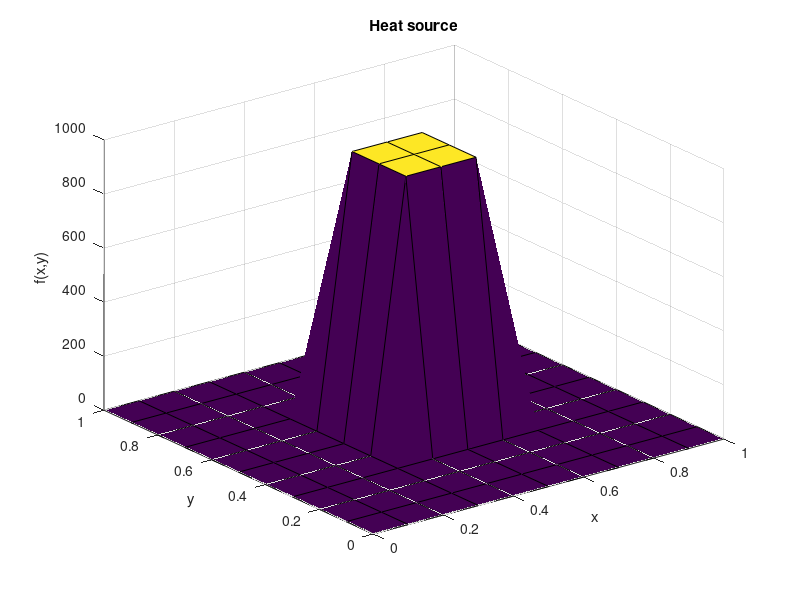
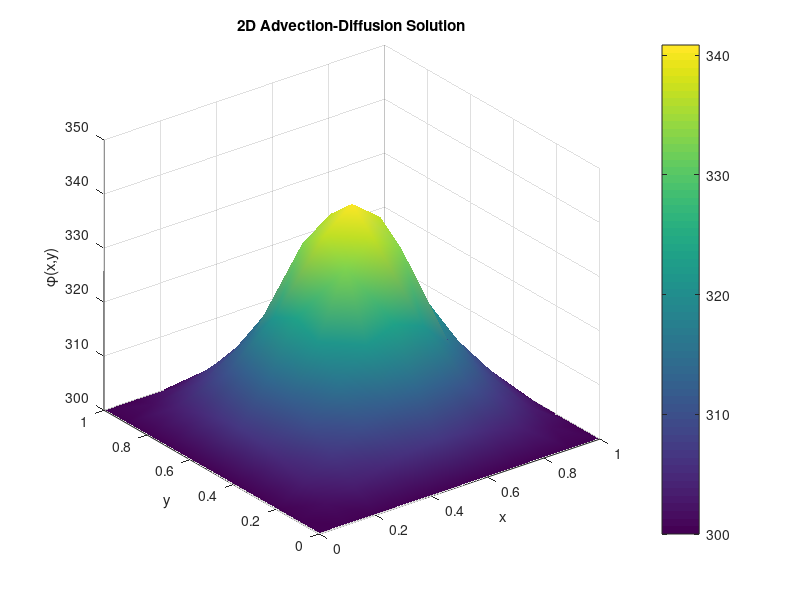
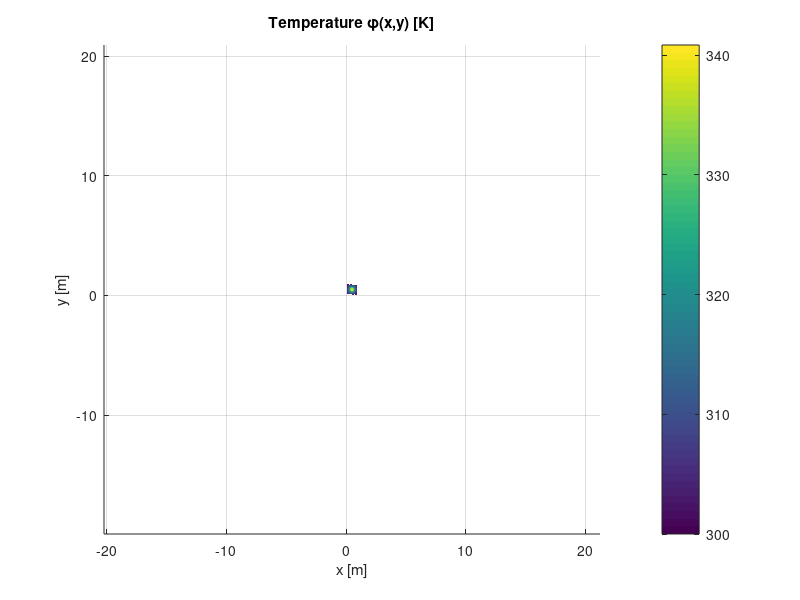

MATLAB code for these plots, in order:
clearvars

%--- PARAMETERS (SI UNITS) ---
Lx = 1.0;              % [m]
Ly = 1.0;              % [m]
Nx = 11; Ny = 11;      % grid points
hx = Lx/(Nx-1);        % [m]
hy = Ly/(Ny-1);        % [m]

rho = 1.0e3;           % [kg/m^3], e.g. water
cp  = 4.18e3;          % [J/(kg K)], heat capacity
k   = 0.6;             % [W/(m K)], thermal conductivity
alpha = k/(rho*cp);    % [m^2/s], thermal diffusivity

%v1 = 1.0; v2 = 0.5;   % [m/s]
v1 = 0; v2 = 0;

%--- SPATIAL GRID ---
x = linspace(0, Lx, Nx);
y = linspace(0, Ly, Ny);
[X, Y] = meshgrid(x, y);

Q0 = 1000;
src_size = 1; % size parameter for the heat source

f = zeros(Nx,Ny);
cx = ceil(Nx/2);
cy = ceil(Ny/2);
f( cx-src_size:cx+src_size, cy-src_size:cy+src_size ) = Q0;

%--- FLATTEN SOURCE ---
Fv = reshape(f, Nx*Ny, 1);

%--- ASSEMBLE A and b ---
N = Nx*Ny;
A = sparse(N,N);
b = zeros(N,1);
idx = @(i,j) (j-1)*Nx + i;

for j = 2:Ny-1
  for i = 2:Nx-1
    p = idx(i,j);
    adv_x = rho*cp * v1 / (2*hx);
    adv_y = rho*cp * v2 / (2*hy);
    dfs_x = k      / hx^2;
    dfs_y = k      / hy^2;
    % central‐difference advection + diffusion
    A(p, idx(i,  j  )) = 2*(dfs_x+dfs_y);
    A(p, idx(i-1,j  )) = -dfs_x - adv_x;
    A(p, idx(i+1,j  )) = -dfs_x + adv_x;
    A(p, idx(i  ,j-1)) = -dfs_y - adv_y;
    A(p, idx(i  ,j+1)) = -dfs_y + adv_y;
    b(p) = Fv(p);
  end
end

%--- DIRICHLET BC: phi=300 K on all boundaries ---
T0 = 300;
for i = 1:Nx
  for j = [1 Ny]
    p = idx(i,j);
    A(p,p) = 1; b(p) = T0;
  end
end
for j = 2:Ny-1
  for i = [1 Nx]
    p = idx(i,j);
    A(p,p) = 1; b(p) = T0;
  end
end

%--- SOLVE & RESHAPE ---
phi_vec = A \ b;
phi = reshape(phi_vec, [Nx, Ny]); 

%--- VISUALIZE ---

% plot heat source
surf(X, Y, f');
xlabel('x'); ylabel('y'); zlabel('f(x,y)');
title('Heat source');

% surface plot
figure;
surf(X, Y, phi');
xlabel('x'); ylabel('y'); zlabel('\phi(x,y)');
title('2D Advection-Diffusion Solution');
shading interp;
colorbar;

% with grid
figure;
surf(X, Y, phi','EdgeColor','k');
view(2);
xlabel('x [m]'); ylabel('y [m]');
title('Temperature \phi(x,y) [K]');
shading interp;
colorbar;
axis equal tight;
